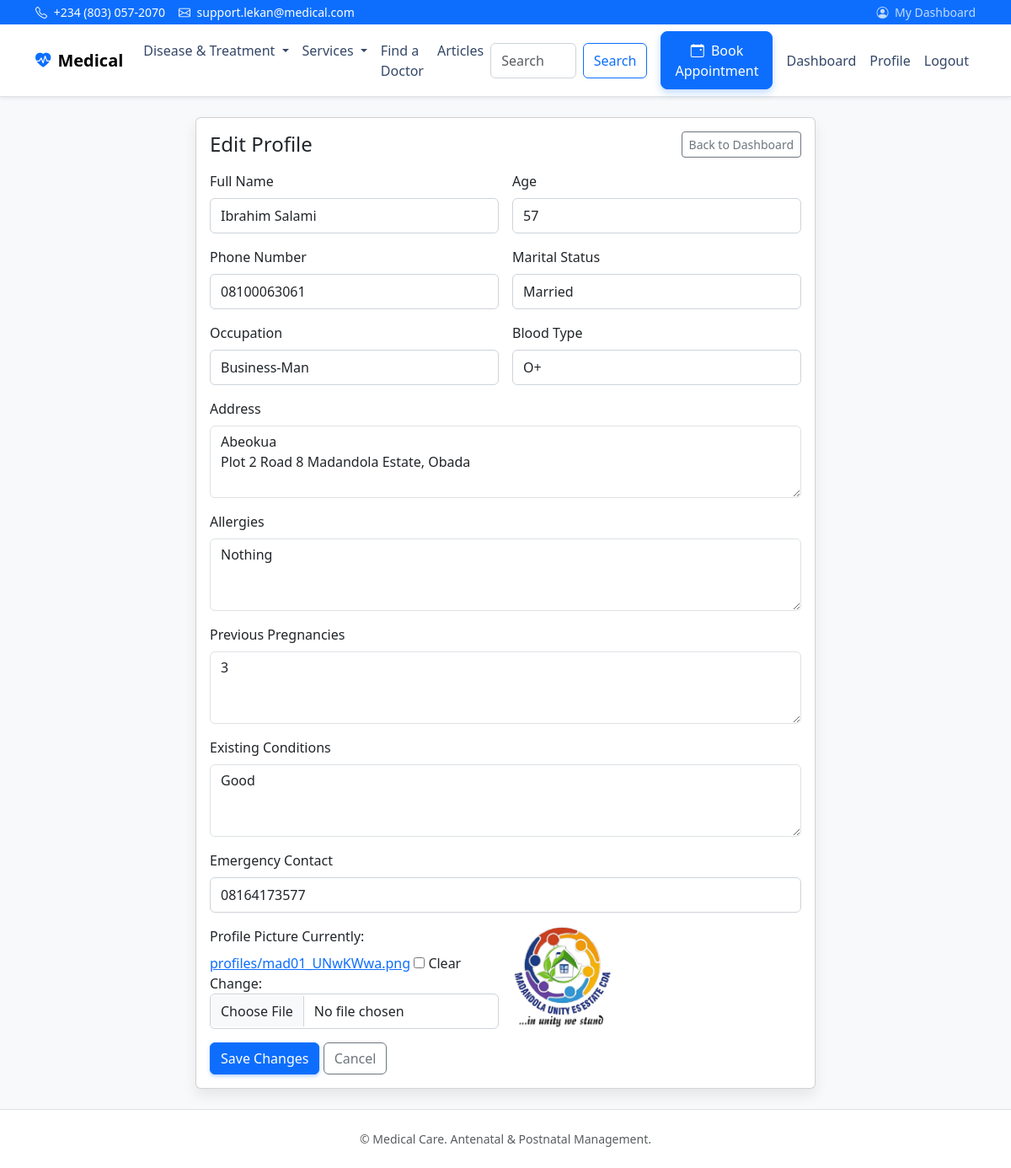
Page /profile/ (signed in) on the committed database.
### patients/models.py (models this page shows, shortened)
class MotherProfile(models.Model):
    user = models.OneToOneField(settings.AUTH_USER_MODEL, on_delete=models.CASCADE, related_name='mother_profile')
    member_id = models.CharField(max_length=20, unique=True, blank=True, null=True)
    full_name = models.CharField(max_length=255)
    age = models.PositiveIntegerField(null=True, blank=True)
    address = models.TextField(blank=True)
    phone_number = models.CharField(max_length=20, blank=True)
    marital_status = models.CharField(max_length=50, blank=True)
    occupation = models.CharField(max_length=100, blank=True)
    profile_picture = models.ImageField(upload_to='profiles/', null=True, blank=True)
    blood_type = models.CharField(max_length=10, blank=True)
    allergies = models.TextField(blank=True)
    previous_pregnancies = models.TextField(blank=True)
    existing_conditions = models.TextField(blank=True)
    emergency_contact = models.CharField(max_length=255, blank=True)
    created_at = models.DateTimeField(auto_now_add=True)
    updated_at = models.DateTimeField(auto_now=True)

### patients/views.py (the view)
# urls.py: path('profile/', profile_edit, name='profile_edit'),
@login_required
def profile_edit(request):
    profile, _ = MotherProfile.objects.get_or_create(
        user=request.user,
        defaults={
            'full_name': '',
            'phone_number': request.user.phone_number or '',
        }
    )
    if request.method == 'POST':
        form = MotherProfileForm(request.POST, request.FILES, instance=profile)
        if form.is_valid():
            saved = form.save()
            user = request.user
            fields_to_update = []
            if saved.phone_number and saved.phone_number != user.phone_number:
                user.phone_number = saved.phone_number
                fields_to_update.append('phone_number')
            if saved.full_name:
                parts = saved.full_name.strip().split(' ', 1)
                first = parts[0] if parts else ''
                last = parts[1] if len(parts) > 1 else ''
                if first != user.first_name:
                    user.first_name = first
                    fields_to_update.append('first_name')
                if last != user.last_name:
                    user.last_name = last
                    fields_to_update.append('last_name')
            if saved.profile_picture and not user.avatar:
                user.avatar = saved.profile_picture
                fields_to_update.append('avatar')
            if fields_to_update:
                user.save(update_fields=fields_to_update)
            messages.success(request, 'Profile updated successfully.')
            return redirect('dashboard')
        else:
            messages.error(request, 'Please fix the errors below.')
    else:
        form = MotherProfileForm(instance=profile)
    return render(request, 'patients/profile_edit.html', {
        'profile': profile,
        'form': form,
    })

### patients/forms.py
class MotherProfileForm(forms.ModelForm):
    class Meta:
        model = MotherProfile
        fields = [
            'full_name', 'age', 'address', 'phone_number', 'marital_status',
            'occupation', 'blood_type', 'allergies', 'previous_pregnancies',
            'existing_conditions', 'emergency_contact', 'profile_picture'
        ]
        widgets = {
            'address': forms.Textarea(attrs={'rows': 3}),
            'allergies': forms.Textarea(attrs={'rows': 3}),
            'previous_pregnancies': forms.Textarea(attrs={'rows': 3}),
            'existing_conditions': forms.Textarea(attrs={'rows': 3}),
        }
    def __init__(self, *args, **kwargs):
        super().__init__(*args, **kwargs)
        for name, field in self.fields.items():
            css = field.widget.attrs.get('class', '')
            field.widget.attrs['class'] = (css + ' form-control').strip()

### templates/patients/profile_edit.html (shortened to what this page needs)
{% extends "base.html" %}
{% block content %}
  <div class="row">
    <div class="col-lg-8 mx-auto">
      <div class="card card-shadow">
        <div class="card-body">
          <div class="d-flex justify-content-between align-items-center mb-3">
            <h4 class="mb-0">Edit Profile</h4>
            <a href="{% url 'dashboard' %}" class="btn btn-outline-secondary btn-sm">Back to Dashboard</a>
          </div>
          <form method="post" enctype="multipart/form-data">
            <div class="row g-3">
              <div class="col-md-6">
                <label class="form-label">Full Name</label>
                {{ form.full_name }}
              </div>
              <div class="col-md-6">
                <label class="form-label">Age</label>
                {{ form.age }}
              </div>
              <div class="col-md-6">
                <label class="form-label">Phone Number</label>
                {{ form.phone_number }}
              </div>
              <div class="col-md-6">
                <label class="form-label">Marital Status</label>
                {{ form.marital_status }}
              </div>
              <div class="col-md-6">
                <label class="form-label">Occupation</label>
                {{ form.occupation }}
              </div>
              <div class="col-md-6">
                <label class="form-label">Blood Type</label>
                {{ form.blood_type }}
              </div>
              <div class="col-12">
                <label class="form-label">Address</label>
                {{ form.address }}
              </div>
              <div class="col-12">
                <label class="form-label">Allergies</label>
                {{ form.allergies }}
              </div>
              <div class="col-12">
                <label class="form-label">Previous Pregnancies</label>
                {{ form.previous_pregnancies }}
              </div>
              <div class="col-12">
                <label class="form-label">Existing Conditions</label>
                {{ form.existing_conditions }}
              </div>
              <div class="col-12">
                <label class="form-label">Emergency Contact</label>
                {{ form.emergency_contact }}
              </div>
              <div class="col-md-6">
                <label class="form-label">Profile Picture</label>
                {{ form.profile_picture }}
              </div>
              <div class="col-md-6 d-flex align-items-center">
                {% if profile.profile_picture %}
                  <img src="{{ profile.profile_picture.url }}" alt="Current picture" class="rounded" style="max-height: 120px; object-fit: cover;">
                {% else %}
                  <div class="text-muted small">No profile picture uploaded.</div>
                {% endif %}
              </div>
            </div>
            <div class="mt-3">
              <button type="submit" class="btn btn-primary">Save Changes</button>
              <a href="{% url 'dashboard' %}" class="btn btn-outline-secondary">Cancel</a>
            </div>
          </form>
        </div>
      </div>
    </div>
  </div>
{% endblock %}

### static/css/styles.css (style rules this page uses)
:root { --brand-primary: #0d6efd; }
body { font-feature-settings: "liga" 1, "kern" 1; }
.card-shadow { box-shadow: 0 0.5rem 1rem rgba(0,0,0,.08); }
form .form-control input, form .form-control select, form .form-control textarea, form input:not([type=checkbox]):not([type=radio]), form select, form textarea { width: 100%; padding: .5rem .75rem; border: 1px solid #ced4da; border-radius: .375rem; background-color: #fff; }
.btn-primary { box-shadow: 0 .125rem .25rem rgba(13,110,253,.3); }

### rows in the picture
MotherProfile: full_name "Ibrahim Salami", age "57", phone_number "08100063061", marital_status "Married", occupation "Business-Man", blood_type "O+", address "Abeokua Plot 2 Road 8 Madandola Estate, Obada", allergies "Nothing", previous_pregnancies "3", existing_conditions "Good", emergency_contact "08164173577", profile_picture (picture)
